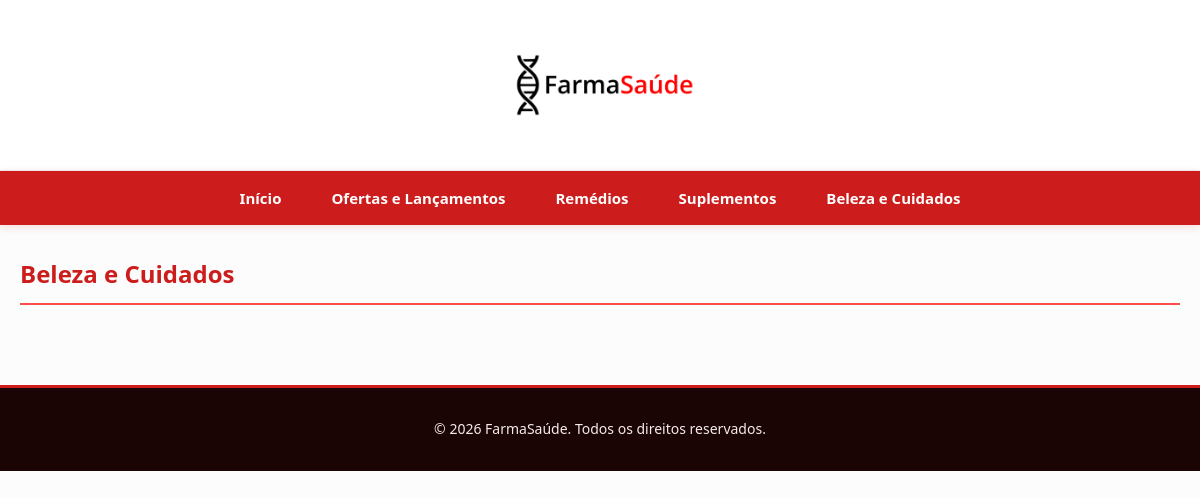
The page /belezacuidado.php on the database as committed earlier.
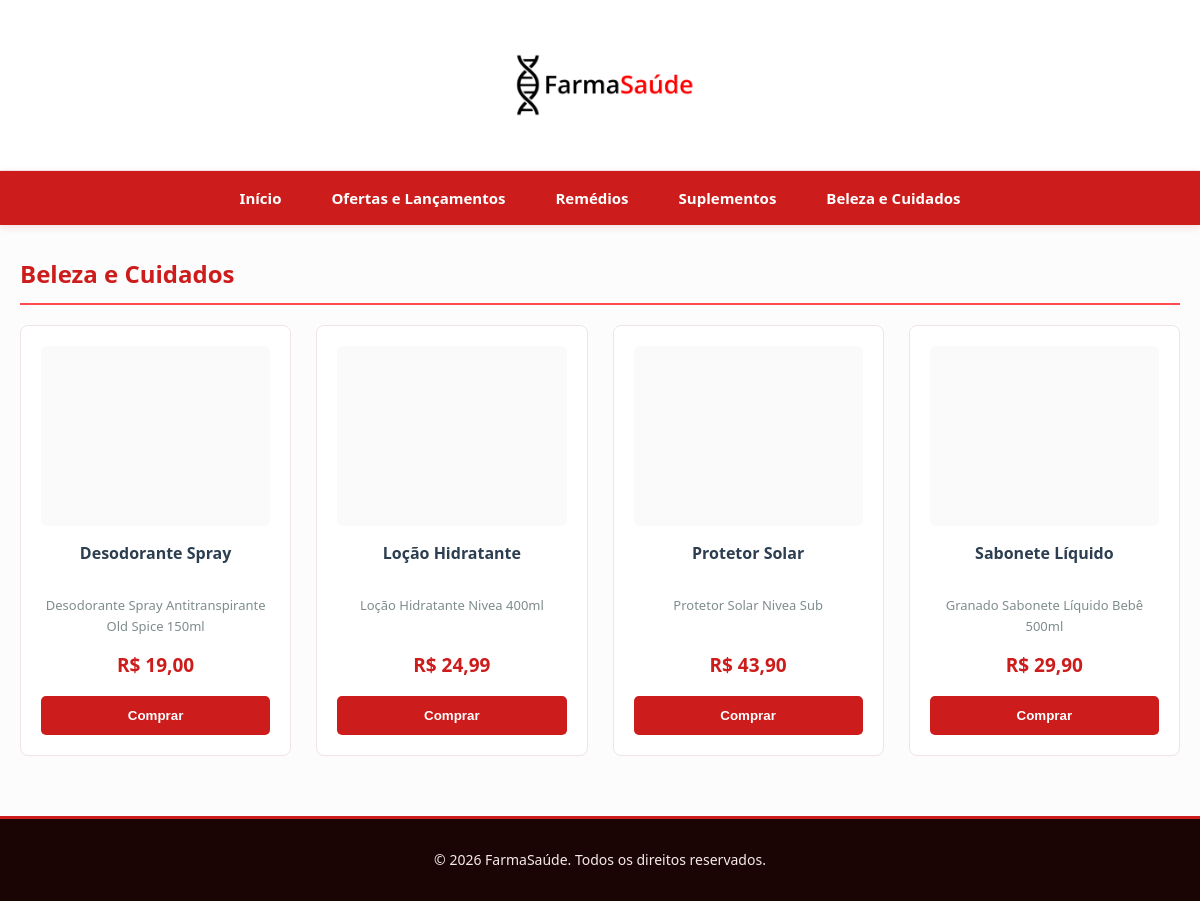
The same page on the database as committed later.
### tables this page shows
CREATE TABLE produtos (
	id INT NOT NULL AUTO_INCREMENT,
    nome VARCHAR(50) NOT NULL,
    descricao VARCHAR(255),
    preco DECIMAL(7, 2) NOT NULL,
    oferta BOOLEAN DEFAULT FALSE,
    remedio BOOLEAN DEFAULT FALSE,
    suplemento BOOLEAN DEFAULT FALSE,
    beleza BOOLEAN DEFAULT FALSE,
    PRIMARY KEY (id)
);

### funcoes.php (called while the page is built)
<?php
    function obter_produtos($pdo, $categoria = null) {
        $colunas = ["oferta", "remedio", "suplemento", "beleza"];
        if ($categoria !== null && in_array($categoria, $colunas)) {
            if ($categoria == "oferta") {
                $sql = "SELECT * FROM produtos WHERE oferta = true ORDER BY nome";
            } else if ($categoria == "remedio") {
                $sql = "SELECT * FROM produtos WHERE remedio = true ORDER BY nome";
            } else if ($categoria == "suplemento") {
                $sql = "SELECT * FROM produtos WHERE suplemento = true ORDER BY nome";
            } else {
                $sql = "SELECT * FROM produtos WHERE beleza = true ORDER BY nome";
            }
            $comando = $pdo->query($sql);
            return $comando->fetchAll();
        }
        $sql = "SELECT * FROM produtos ORDER BY nome";
        $comando = $pdo->query($sql);
        return $comando->fetchAll();
    }
    function formatar_preco($preco) {
        return "R$ " . number_format($preco, 2, ",", ".");
    }
    function paraTexto($texto) {
        return htmlspecialchars($texto, ENT_QUOTES, "UTF-8");
    }
?>

### belezacuidado.php (the view, shortened to what this page needs)
<?php
    require("conexao.php");
    require("funcoes.php");
    $produtos = obter_produtos($pdo, "beleza");
?>
<html>
    <head>
        <link rel="stylesheet" href="css/estilos.css">
    </head>
    <body>
        <header>
            <img src="imagens/Logo FarmaSaúde.png" alt="Logo FarmaSaúde">
        </header>
        <nav>
            <ul>
                <li><a href="index.php">Início</a></li>
                <li><a href="ofertas.php">Ofertas e Lançamentos</a></li>
                <li><a href="remedios.php">Remédios</a></li>
                <li><a href="suplementos.php">Suplementos</a></li>
                <li><a href="#">Beleza e Cuidados</a></li>
            </ul>
        </nav>
        <main>
            <h2>Beleza e Cuidados</h2>
            <section id="beleza">
                <?php foreach($produtos as $produto) {
                    ?>
                <div class="card">
                    <img alt="<?= paraTexto($produto["nome"]) ?>">
                    <h3><?= paraTexto($produto["nome"]) ?></h3>
                    <p><?= paraTexto($produto["descricao"]) ?></p>
                    <span><?= formatar_preco($produto["preco"]) ?></span>
                    <button>Comprar</button>
                </div>
                <?php } ?>
            </section>
        </main>
    <footer>
        <p>&copy; 2026 FarmaSaúde. Todos os direitos reservados.</p>
    </footer>
    </body>
</html>

### css/estilos.css (style rules this page uses)
* { margin: 0; padding: 0; box-sizing: border-box; }
body { font-family: 'Segoe UI', Tahoma, Geneva, Verdana, sans-serif; background-color: #fcfcfc; color: #333; line-height: 1.6; }
header { background-color: #ffffff; padding: 30px 0; display: flex; justify-content: center; align-items: center; border-bottom: 1px solid #f5ebeb; }
header img { height: 110px; max-width: 90%; object-fit: contain; }
nav { background-color: #cc1c1c; position: sticky; top: 0; z-index: 1000; box-shadow: 0 2px 8px rgba(204, 28, 28, 0.15); }
nav ul { list-style: none; display: flex; justify-content: center; align-items: center; }
nav ul li a { display: block; color: #ffffff; text-decoration: none; padding: 15px 25px; font-weight: 600; font-size: 15px; transition: background-color 0.3s ease; }
main { max-width: 1200px; margin: 30px auto; padding: 0 20px; }
h2 { color: #cc1c1c; font-size: 24px; margin: 40px 0 20px 0; padding-bottom: 10px; border-bottom: 2px solid #ff4d4d; }
main > h2:first-of-type { margin-top: 10px; }
section { display: grid; grid-template-columns: repeat(auto-fill, minmax(250px, 1fr)); gap: 25px; margin-bottom: 20px; }
.card { background-color: #ffffff; border: 1px solid #f0e4e4; border-radius: 8px; padding: 20px; text-align: center; display: flex; flex-direction: column; justify-content: space-between; transition: transform 0.2s ease, box-shadow 0.2s ease; }
.card img { width: 100%; height: 180px; object-fit: contain; background-color: #fafafa; border-radius: 6px; margin-bottom: 15px; }
.card h3 { font-size: 16px; color: #2c3e50; margin-bottom: 10px; height: 44px; display: -webkit-box; -webkit-line-clamp: 2; -webkit-box-orient: vertical; overflow: hidden; }
.card p { font-size: 13px; color: #7f8c8d; margin-bottom: 15px; height: 40px; overflow: hidden; }
.card span { font-size: 19px; font-weight: 700; color: #cc1c1c; margin-bottom: 15px; display: block; }
.card button { background-color: #cc1c1c; color: white; border: none; padding: 12px 15px; font-weight: bold; border-radius: 5px; cursor: pointer; width: 100%; transition: background-color 0.2s ease; }
footer { background-color: #1a0404; color: #f5ebeb; text-align: center; padding: 30px 0; margin-top: 60px; font-size: 14px; border-top: 3px solid #cc1c1c; }

Rows that differ between the two databases and show on the page:
now on this page (row edited): produtos: nome "Desodorante Spray", descricao "Desodorante Spray Antitranspirante Old Spice 150ml", preco "R$ 19,00"
now on this page (row edited): produtos: nome "Loção Hidratante", descricao "Loção Hidratante Nivea 400ml", preco "R$ 24,99"
now on this page (row edited): produtos: nome "Protetor Solar", descricao "Protetor Solar Nivea Sub", preco "R$ 43,90"
now on this page (row edited): produtos: nome "Sabonete Líquido", descricao "Granado Sabonete Líquido Bebê 500ml", preco "R$ 29,90"
